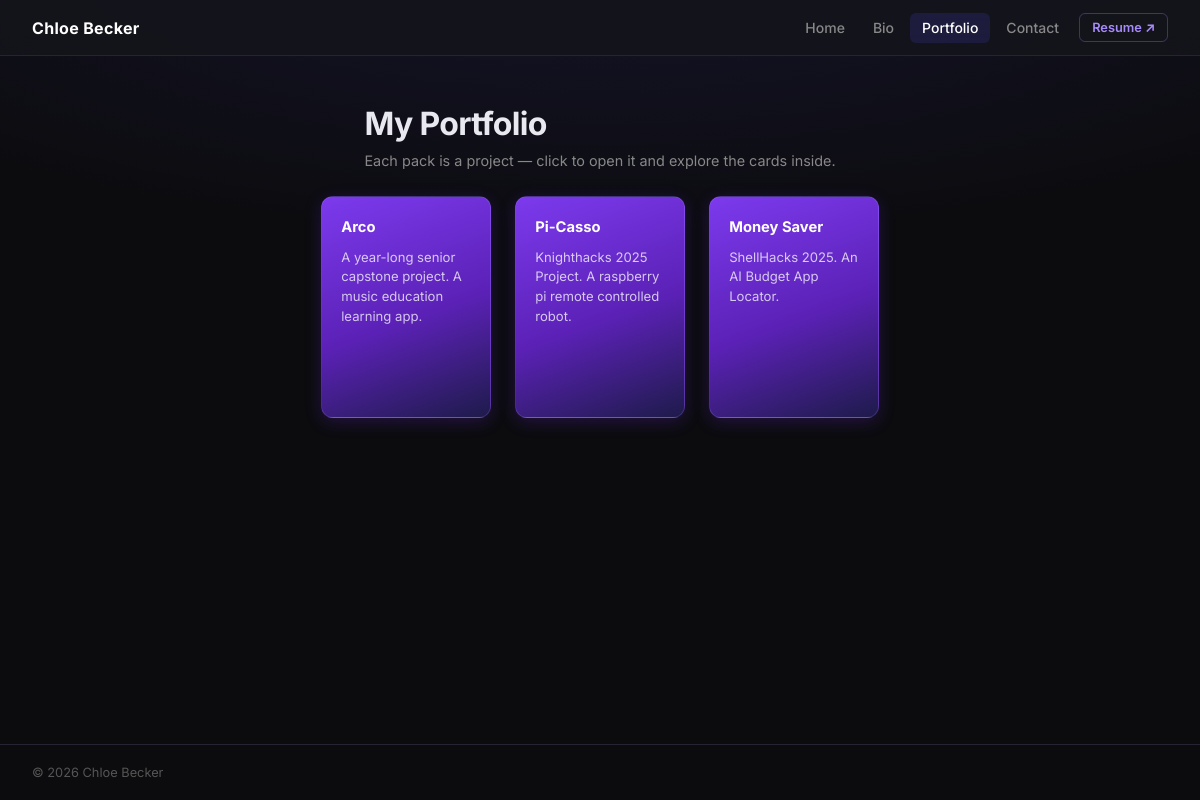
Page /portfolio.php on the earlier database version.
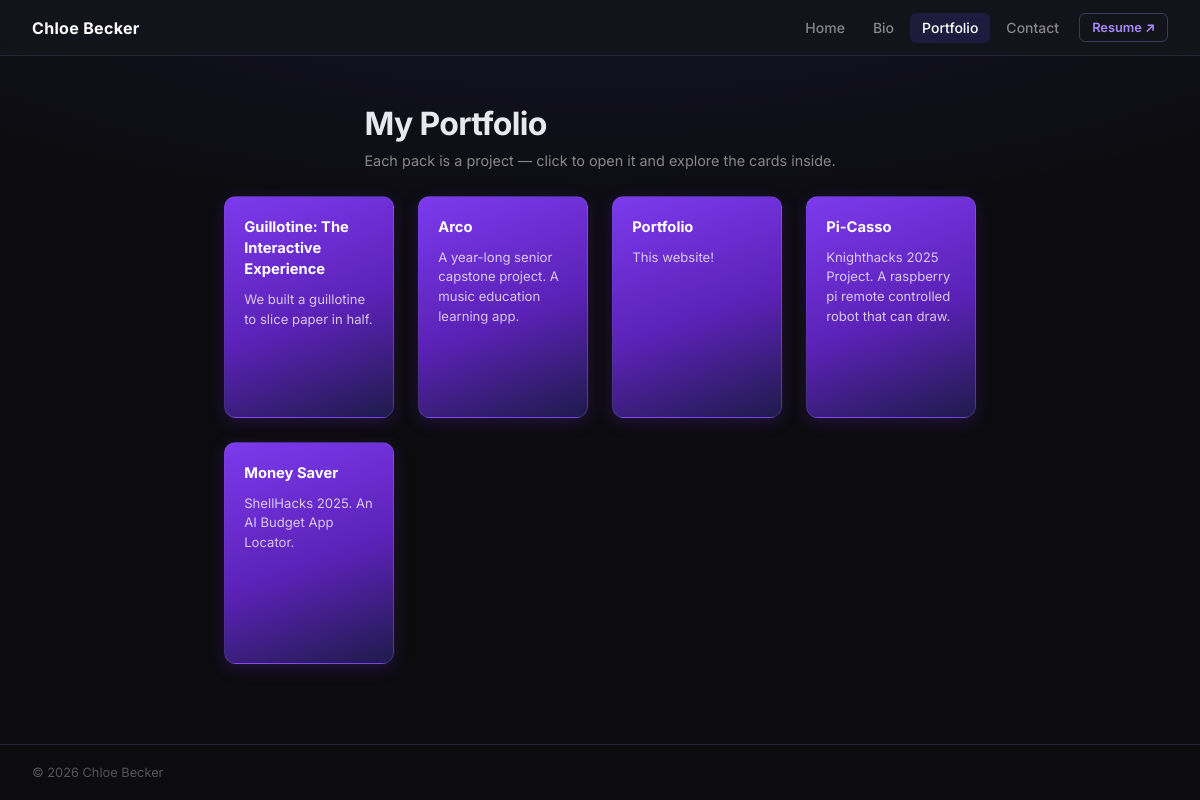
Same page on the later database version.
### tables this page shows
CREATE TABLE projects (
        id             INTEGER PRIMARY KEY AUTOINCREMENT,
        github_id      INTEGER UNIQUE,
        name           TEXT NOT NULL,
        description    TEXT,
        custom_description TEXT,
        homepage       TEXT,
        language       TEXT,
        topics         TEXT,
        stars          INTEGER DEFAULT 0,
        forks          INTEGER DEFAULT 0,
        html_url       TEXT,
        is_fork        INTEGER DEFAULT 0,
        visible        INTEGER DEFAULT 1,
        sort_order     INTEGER DEFAULT 0,
        created_at     TEXT,
        updated_at     TEXT,
        synced_at      TEXT
    , card_count INTEGER DEFAULT 0, custom_name TEXT, is_current INTEGER DEFAULT 0);

### portfolio.php (the view, shortened to what this page needs)
<!DOCTYPE html>
<html lang="en">
<head>
    <link rel="stylesheet" href="./css/style.css">
</head>
<body>
    <?php require 'header.php'; ?>
    <div class="page-hero">
        <h1>My Portfolio</h1>
        <p>Each pack is a project — click to open it and explore the cards inside.</p>
    </div>
    <?php
    $db = get_db();
    $projects = $db->query("SELECT * FROM projects WHERE visible = 1 ORDER BY sort_order ASC, name ASC")->fetchAll(PDO::FETCH_ASSOC);
    $pack_data = [];
    if ($projects) {
        $ids = array_column($projects, 'id');
        $placeholders = implode(',', array_fill(0, count($ids), '?'));
        $stmt = $db->prepare("SELECT * FROM cards WHERE project_id IN ($placeholders) ORDER BY sort_order ASC, id ASC");
        $stmt->execute($ids);
        foreach ($stmt->fetchAll(PDO::FETCH_ASSOC) as $card) {
            $pack_data[$card['project_id']][] = $card;
        }
    }
    if ($projects):
    ?>
    <div class="packs" data-opened="<?= htmlspecialchars(json_encode(array_map('strval', $_SESSION['opened_packs'] ?? [])), ENT_QUOTES) ?>">
        <?php foreach ($projects as $p):
            $display_name = !empty($p['custom_name']) ? $p['custom_name'] : $p['name'];
            $desc = !empty($p['custom_description']) ? $p['custom_description'] : $p['description'];
        ?>
        <div class="pack" data-project-id="<?= $p['id'] ?>" data-cards="<?= htmlspecialchars(json_encode($pack_data[$p['id']] ?? []), ENT_QUOTES) ?>">
            <div class="pack-inner">
                <h2><?= htmlspecialchars($display_name) ?></h2>
                <?php if (!empty($desc)): ?>
                <p class="pack-desc"><?= htmlspecialchars($desc) ?></p>
                <?php endif; ?>
            </div>
        </div>
        <?php endforeach; ?>
    </div>
    <?php else: ?>
    <p style="padding: 2rem; color: var(--text-muted);">No projects to show yet. <a href="https://github.com/FluffinPuffin" target="_blank" rel="noopener noreferrer">View on GitHub</a></p>
    <?php endif; ?>
    <?php require 'footer.php'; ?>
</body>
</html>

### header.php
<?php $current_page = basename($_SERVER['PHP_SELF']); ?>
<header class="site-header">
    <a class="site-title" href="index.php">Chloe Becker</a>
    <div class="header-right">
        <nav>
            <ul>
                <li><a href="index.php" <?= $current_page === 'index.php' ? 'class="active"' : '' ?>>Home</a></li>
                <li><a href="bio.php" <?= $current_page === 'bio.php' ? 'class="active"' : '' ?>>Bio</a></li>
                <li><a href="portfolio.php" <?= $current_page === 'portfolio.php' ? 'class="active"' : '' ?>>Portfolio</a></li>
                <li><a href="contact.php" <?= $current_page === 'contact.php' ? 'class="active"' : '' ?>>Contact</a></li>
            </ul>
        </nav>
        <a href="resume2025.pdf" class="nav-resume-btn" target="_blank" rel="noopener">Resume ↗</a>
    </div>
</header>

### footer.php
<footer class="site-footer">
    <div class="footer-inner">
        <span class="footer-copy">© 2026 Chloe Becker</span>
    </div>
</footer>

### css/style.css (style rules this page uses)
:root { --bg: #0c0c0f; --surface: #14141c; --surface-2: #1c1c28; --border: #242433; --border-hover: rgba(90, 79, 255, 0.35); --border-active: #5a4fff; --text: #e8e8f0; --text-muted: #888; --text-dim: #555; --purple: #5a4fff; --purple-light: #a78bfa; --purple-glow: rgba(90, 79, 255, 0.35); }
* { box-sizing: border-box; margin: 0; padding: 0; }
html { scroll-behavior: smooth; }
body { font-family: 'Inter', sans-serif; background: radial-gradient(ellipse 80% 40% at 50% -10%, rgba(90, 79, 255, 0.12), transparent) var(--bg); color: var(--text); min-height: 100vh; display: flex; flex-direction: column; }
a { color: #aaa; }
.site-header { display: flex; align-items: center; justify-content: space-between; padding: 0 2rem; background: rgba(20, 20, 28, 0.85); backdrop-filter: blur(12px); -webkit-backdrop-filter: blur(12px); border-bottom: 1px solid var(--border); height: 56px; position: sticky; top: 0; z-index: 10; }
.header-right { display: flex; align-items: center; gap: 0.5rem; }
.site-title { font-size: 1rem; font-weight: 700; color: #fff; text-decoration: none; letter-spacing: 0.02em; }
nav ul { list-style: none; display: flex; gap: 0.25rem; }
nav ul li a { text-decoration: none; color: var(--text-muted); font-size: 0.875rem; font-weight: 500; padding: 0.4rem 0.75rem; border-radius: 6px; transition: color 0.15s ease, background 0.15s ease; }
nav ul li a.active { color: #fff; background: rgba(90, 79, 255, 0.15); }
.nav-resume-btn { font-size: 0.8rem; font-weight: 600; color: var(--purple-light); text-decoration: none; border: 1px solid rgba(167, 139, 250, 0.3); border-radius: 6px; padding: 0.35rem 0.75rem; transition: background 0.15s ease, border-color 0.15s ease, color 0.15s ease; white-space: nowrap; }
h1 { padding: 2rem 2rem 0.5rem; font-size: 1.8rem; letter-spacing: -0.01em; max-width: 860px; margin: 0 auto; }
h1+p { padding: 0 2rem 1.5rem; color: var(--text-muted); font-size: 0.92rem; line-height: 1.6; max-width: 860px; margin: 0 auto; }
.page-hero { padding: 3rem 2rem 0.5rem; max-width: 860px; margin: 0 auto; }
.page-hero h1 { padding: 0 0 0.4rem; font-size: 2rem; font-weight: 700; letter-spacing: -0.02em; margin: 0; max-width: none; }
.page-hero p { color: var(--text-muted); font-size: 0.9rem; padding: 0; margin: 0; max-width: none; }
.packs { display: grid; grid-template-columns: repeat(auto-fit, minmax(150px, 170px)); gap: 1.5rem; padding: 1rem 2rem 3rem; justify-content: center; max-width: 860px; margin: 0 auto; }
.pack { cursor: pointer; border-radius: 12px; background: linear-gradient(160deg, #7c3aed 0%, #5b21b6 55%, #1e1b4b 100%); border: 1px solid rgba(167, 139, 250, 0.2); transition: transform 0.18s ease, box-shadow 0.18s ease, border-color 0.18s ease; user-select: none; overflow: hidden; box-shadow: 0 4px 16px rgba(91, 33, 182, 0.3); }
.pack-inner { padding: 1.2rem; display: flex; flex-direction: column; gap: 0.6rem; min-height: 220px; }
.pack-inner h2 { font-size: 0.92rem; font-weight: 700; color: #fff; line-height: 1.45; }
.pack-desc { font-size: 0.82rem; color: rgba(255, 255, 255, 0.75); line-height: 1.5; flex: 1; }
.site-footer { margin-top: auto; border-top: 1px solid var(--border); padding: 1.25rem 2rem; }
.footer-inner { max-width: 860px; margin: 0; display: flex; align-items: center; justify-content: space-between; gap: 1rem; }
.footer-copy { font-size: 0.8rem; color: var(--text-dim); }

Differences in the rows shown:
added projects: custom_name "Guillotine: The Interactive Experience", custom_description "We built a guillotine to slice paper in half."
added projects: custom_name "Portfolio", custom_description "This website!"
changed projects "Pi-Casso": custom_description "Knighthacks 2025 Project. A raspberry pi remote controlled robot." → "Knighthacks 2025 Project. A raspberry pi remote controlled robot that can draw."
